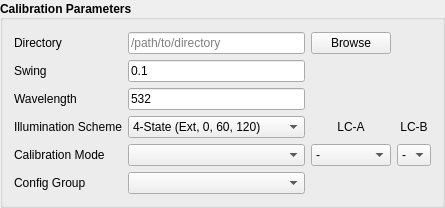
            <widget class="QGroupBox" name="calib_params">
             <property name="font">
              <font>
               <italic>false</italic>
               <bold>true</bold>
              </font>
             </property>
             <property name="contextMenuPolicy">
              <enum>Qt::DefaultContextMenu</enum>
             </property>
             <property name="title">
              <string>Calibration Parameters</string>
             </property>
             <property name="alignment">
              <set>Qt::AlignLeading|Qt::AlignLeft|Qt::AlignVCenter</set>
             </property>
             <property name="checkable">
              <bool>false</bool>
             </property>
             <layout class="QGridLayout" name="gridLayout_2">
              <property name="topMargin">
               <number>12</number>
              </property>
              <property name="verticalSpacing">
               <number>6</number>
              </property>
              <item row="3" column="0">
               <widget class="QLabel" name="label_wavelength">
                <property name="font">
                 <font>
                  <italic>false</italic>
                  <bold>false</bold>
                 </font>
                </property>
                <property name="text">
                 <string>Wavelength</string>
                </property>
               </widget>
              </item>
              <item row="0" column="0">
               <widget class="QLabel" name="label_dir">
                <property name="font">
                 <font>
                  <italic>false</italic>
                  <bold>false</bold>
                 </font>
                </property>
                <property name="text">
                 <string>Directory</string>
                </property>
               </widget>
              </item>
              <item row="5" column="2">
               <widget class="QComboBox" name="cb_lca">
                <property name="font">
                 <font>
                  <italic>false</italic>
                  <bold>false</bold>
                 </font>
                </property>
                <property name="focusPolicy">
                 <enum>Qt::StrongFocus</enum>
                </property>
                <item>
                 <property name="text">
                  <string>-</string>
                 </property>
                </item>
               </widget>
              </item>
              <item row="4" column="1">
               <widget class="QComboBox" name="cb_calib_scheme">
                <property name="font">
                 <font>
                  <italic>false</italic>
                  <bold>false</bold>
                 </font>
                </property>
                <property name="focusPolicy">
                 <enum>Qt::StrongFocus</enum>
                </property>
                <item>
                 <property name="text">
                  <string>4-State (Ext, 0, 60, 120)</string>
                 </property>
                </item>
                <item>
                 <property name="text">
                  <string>5-State (Ext, 0, 45, 90, 135)</string>
                 </property>
                </item>
               </widget>
              </item>
              <item row="5" column="3">
               <widget class="QComboBox" name="cb_lcb">
                <property name="font">
                 <font>
                  <italic>false</italic>
                  <bold>false</bold>
                 </font>
                </property>
                <property name="focusPolicy">
                 <enum>Qt::StrongFocus</enum>
                </property>
                <item>
                 <property name="text">
                  <string>-</string>
                 </property>
                </item>
               </widget>
              </item>
              <item row="4" column="2">
               <widget class="QLabel" name="label_lca">
                <property name="font">
                 <font>
                  <italic>false</italic>
                  <bold>false</bold>
                 </font>
                </property>
                <property name="text">
                 <string>LC-A</string>
                </property>
                <property name="alignment">
                 <set>Qt::AlignCenter</set>
                </property>
               </widget>
              </item>
              <item row="2" column="1">
               <widget class="QLineEdit" name="le_swing">
                <property name="font">
                 <font>
                  <italic>false</italic>
                  <bold>false</bold>
                 </font>
                </property>
                <property name="text">
                 <string>0.1</string>
                </property>
               </widget>
              </item>
              <item row="0" column="1">
               <widget class="QLineEdit" name="le_directory">
                <property name="font">
                 <font>
                  <italic>false</italic>
                  <bold>false</bold>
                 </font>
                </property>
                <property name="text">
                 <string/>
                </property>
                <property name="placeholderText">
                 <string>/path/to/directory</string>
                </property>
               </widget>
              </item>
              <item row="3" column="1">
               <widget class="QLineEdit" name="le_wavelength">
                <property name="font">
                 <font>
                  <italic>false</italic>
                  <bold>false</bold>
                 </font>
                </property>
                <property name="text">
                 <string>532</string>
                </property>
               </widget>
              </item>
              <item row="4" column="3">
               <widget class="QLabel" name="label_lcb">
                <property name="font">
                 <font>
                  <italic>false</italic>
                  <bold>false</bold>
                 </font>
                </property>
                <property name="text">
                 <string>LC-B</string>
                </property>
                <property name="alignment">
                 <set>Qt::AlignCenter</set>
                </property>
               </widget>
              </item>
              <item row="2" column="0">
               <widget class="QLabel" name="label_swing">
                <property name="font">
                 <font>
                  <italic>false</italic>
                  <bold>false</bold>
                 </font>
                </property>
                <property name="text">
                 <string>Swing</string>
                </property>
               </widget>
              </item>
              <item row="5" column="0">
               <widget class="QLabel" name="label_calib_mode">
                <property name="font">
                 <font>
                  <italic>false</italic>
                  <bold>false</bold>
                 </font>
                </property>
                <property name="text">
                 <string>Calibration Mode</string>
                </property>
               </widget>
              </item>
              <item row="6" column="0">
               <widget class="QLabel" name="label_cfg_group">
                <property name="font">
                 <font>
                  <italic>false</italic>
                  <bold>false</bold>
                 </font>
                </property>
                <property name="text">
                 <string>Config Group</string>
                </property>
               </widget>
              </item>
              <item row="4" column="0">
               <widget class="QLabel" name="label_scheme">
                <property name="font">
                 <font>
                  <italic>false</italic>
                  <bold>false</bold>
                 </font>
                </property>
                <property name="text">
                 <string>Illumination Scheme</string>
                </property>
               </widget>
              </item>
              <item row="6" column="1">
               <widget class="QComboBox" name="cb_config_group">
                <property name="font">
                 <font>
                  <italic>false</italic>
                  <bold>false</bold>
                 </font>
                </property>
                <property name="focusPolicy">
                 <enum>Qt::StrongFocus</enum>
                </property>
               </widget>
              </item>
              <item row="5" column="1">
               <widget class="QComboBox" name="cb_calib_mode">
                <property name="font">
                 <font>
                  <italic>false</italic>
                  <bold>false</bold>
                  <kerning>true</kerning>
                 </font>
                </property>
                <property name="focusPolicy">
                 <enum>Qt::StrongFocus</enum>
                </property>
               </widget>
              </item>
              <item row="0" column="2">
               <widget class="QPushButton" name="qbutton_browse">
                <property name="font">
                 <font>
                  <italic>false</italic>
                  <bold>false</bold>
                 </font>
                </property>
                <property name="autoFillBackground">
                 <bool>false</bool>
                </property>
                <property name="text">
                 <string>Browse</string>
                </property>
                <property name="checkable">
                 <bool>false</bool>
                </property>
                <property name="default">
                 <bool>false</bool>
                </property>
               </widget>
              </item>
             </layout>
            </widget>
